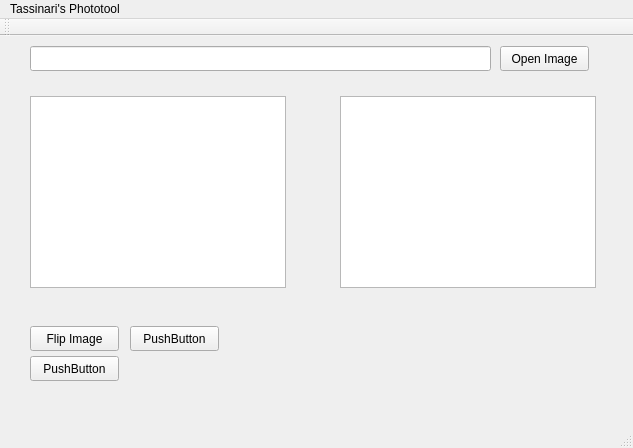
<?xml version="1.0" encoding="UTF-8"?>
<ui version="4.0">
 <class>MainWindow</class>
 <widget class="QMainWindow" name="MainWindow">
  <property name="geometry">
   <rect>
    <x>0</x>
    <y>0</y>
    <width>633</width>
    <height>448</height>
   </rect>
  </property>
  <property name="windowTitle">
   <string>MainWindow</string>
  </property>
  <widget class="QWidget" name="centralWidget">
   <widget class="QPushButton" name="pushButton">
    <property name="geometry">
     <rect>
      <x>30</x>
      <y>320</y>
      <width>89</width>
      <height>25</height>
     </rect>
    </property>
    <property name="text">
     <string>PushButton</string>
    </property>
   </widget>
   <widget class="QPushButton" name="pushButton_2">
    <property name="geometry">
     <rect>
      <x>130</x>
      <y>290</y>
      <width>89</width>
      <height>25</height>
     </rect>
    </property>
    <property name="text">
     <string>PushButton</string>
    </property>
   </widget>
   <widget class="QPushButton" name="OpenImageButton">
    <property name="geometry">
     <rect>
      <x>500</x>
      <y>10</y>
      <width>89</width>
      <height>25</height>
     </rect>
    </property>
    <property name="text">
     <string>Open Image</string>
    </property>
   </widget>
   <widget class="QPushButton" name="FlipButton">
    <property name="geometry">
     <rect>
      <x>30</x>
      <y>290</y>
      <width>89</width>
      <height>25</height>
     </rect>
    </property>
    <property name="text">
     <string>Flip Image</string>
    </property>
   </widget>
   <widget class="QGraphicsView" name="OriginalImage">
    <property name="geometry">
     <rect>
      <x>30</x>
      <y>60</y>
      <width>256</width>
      <height>192</height>
     </rect>
    </property>
   </widget>
   <widget class="QGraphicsView" name="EditedImage">
    <property name="geometry">
     <rect>
      <x>340</x>
      <y>60</y>
      <width>256</width>
      <height>192</height>
     </rect>
    </property>
   </widget>
   <widget class="QLineEdit" name="lineEdit">
    <property name="geometry">
     <rect>
      <x>30</x>
      <y>10</y>
      <width>461</width>
      <height>25</height>
     </rect>
    </property>
   </widget>
  </widget>
  <widget class="QToolBar" name="mainToolBar">
   <attribute name="toolBarArea">
    <enum>TopToolBarArea</enum>
   </attribute>
   <attribute name="toolBarBreak">
    <bool>false</bool>
   </attribute>
  </widget>
  <widget class="QStatusBar" name="statusBar"/>
  <widget class="QMenuBar" name="menuBar">
   <property name="geometry">
    <rect>
     <x>0</x>
     <y>0</y>
     <width>633</width>
     <height>22</height>
    </rect>
   </property>
   <widget class="QMenu" name="menuTassinari_s_Phototool">
    <property name="title">
     <string>Tassinari's Phototool</string>
    </property>
   </widget>
   <addaction name="menuTassinari_s_Phototool"/>
  </widget>
 </widget>
 <layoutdefault spacing="6" margin="11"/>
 <resources/>
 <connections/>
</ui>
